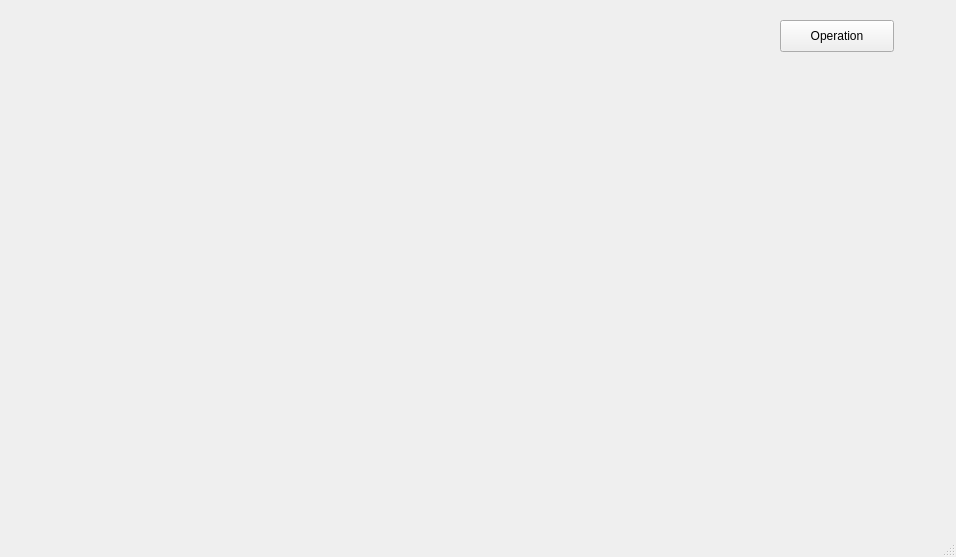
<?xml version="1.0" encoding="UTF-8"?>
<ui version="4.0">
 <class>DialogWindow</class>
 <widget class="QMainWindow" name="DialogWindow">
  <property name="geometry">
   <rect>
    <x>0</x>
    <y>0</y>
    <width>956</width>
    <height>557</height>
   </rect>
  </property>
  <property name="windowTitle">
   <string>MainWindow</string>
  </property>
  <widget class="QWidget" name="centralwidget">
   <widget class="QPushButton" name="btn_operation">
    <property name="geometry">
     <rect>
      <x>780</x>
      <y>20</y>
      <width>114</width>
      <height>32</height>
     </rect>
    </property>
    <property name="text">
     <string>Operation</string>
    </property>
   </widget>
   <widget class="QLabel" name="lbl_img_raw">
    <property name="geometry">
     <rect>
      <x>70</x>
      <y>20</y>
      <width>361</width>
      <height>191</height>
     </rect>
    </property>
    <property name="text">
     <string/>
    </property>
   </widget>
   <widget class="QLabel" name="lbl_img_rpta1">
    <property name="geometry">
     <rect>
      <x>60</x>
      <y>240</y>
      <width>401</width>
      <height>241</height>
     </rect>
    </property>
    <property name="text">
     <string/>
    </property>
   </widget>
   <widget class="QLabel" name="lbl_img_rpta2">
    <property name="geometry">
     <rect>
      <x>500</x>
      <y>240</y>
      <width>401</width>
      <height>241</height>
     </rect>
    </property>
    <property name="text">
     <string/>
    </property>
   </widget>
  </widget>
  <widget class="QMenuBar" name="menubar">
   <property name="geometry">
    <rect>
     <x>0</x>
     <y>0</y>
     <width>956</width>
     <height>22</height>
    </rect>
   </property>
  </widget>
  <widget class="QStatusBar" name="statusbar"/>
 </widget>
 <resources/>
 <connections/>
</ui>
